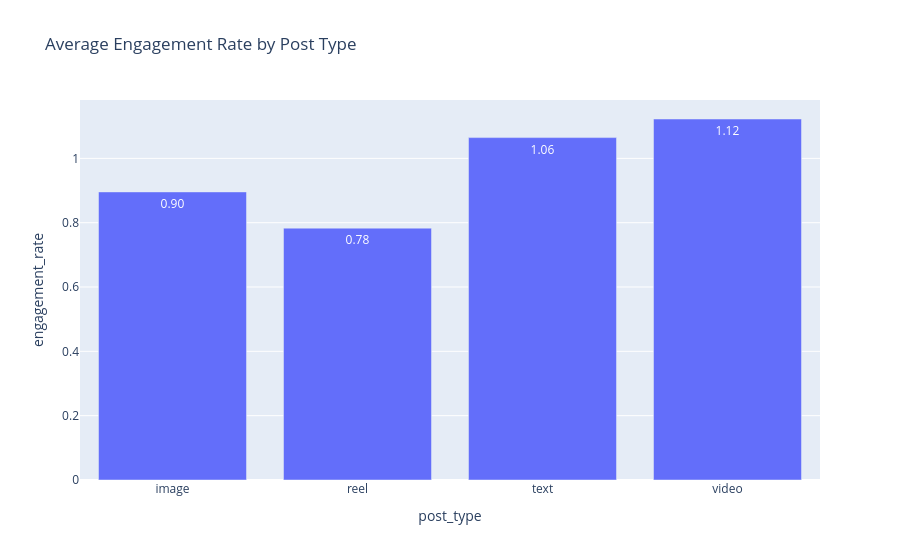

The notebook cell this image was saved under:
### Code cell
plotly_post_type = wrangled_data.groupby(
    'post_type', as_index=False)['engagement_rate'].mean()

fig = px.bar(
    plotly_post_type,
    x='post_type',
    y='engagement_rate',
    title='Average Engagement Rate by Post Type',
    text_auto='.2f')

fig.show()

### Figure 1 — Plotly figure (JSON) as saved in the notebook; plotly's stock layout.template omitted (floating-point values rounded to 4 significant figures)
{"data": [{"hovertemplate": "post_type=%{x}<br>engagement_rate=%{y}<extra></extra>", "legendgroup": "", "marker": {"color": "#636efa", "pattern": {"shape": ""}}, "name": "", "orientation": "v", "showlegend": false, "textposition": "auto", "texttemplate": "%{y:.2f}", "type": "bar", "x": ["image", "reel", "text", "video"], "xaxis": "x", "y": [0.8956, 0.783, 1.065, 1.122], "yaxis": "y"}], "layout": {"barmode": "relative", "legend": {"tracegroupgap": 0}, "title": {"text": "Average Engagement Rate by Post Type"}, "xaxis": {"anchor": "y", "domain": [0, 1], "title": {"text": "post_type"}}, "yaxis": {"anchor": "x", "domain": [0, 1], "title": {"text": "engagement_rate"}}}}
